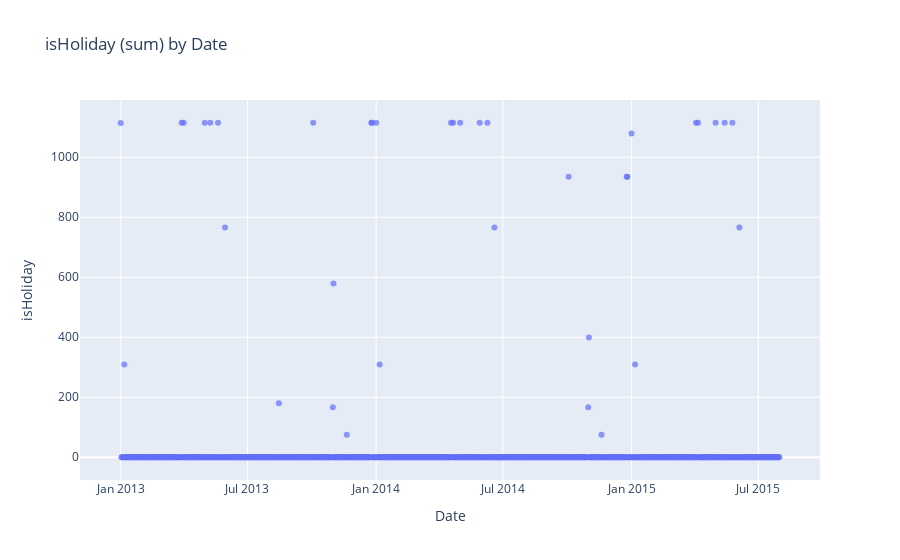

Write notebook code for a chart like this one.
### Markdown cell above
Man kann gut die einzelnen Pattern erkennen mit 23, 24, 25, 27, 29, 31 oder 32 Feiertagen pro Store (je nach (Bundes)land). Filiale 988 mit nur 23 Feiertagen, die als Einzige aus dem Muster heraussticht, ist die Filiale, bei der warum auch immer die Daten vom 01.01.2013 (Neujahr, Feiertag) fehlen.

### Code cell
#plot_me = train.groupby("Date").isHoliday.sum()
px.scatter(train_df.groupby("Date").isHoliday.sum(), y="isHoliday", width=1100, title="isHoliday (sum) by Date", opacity=0.7)

### Figure 1 — Plotly figure (JSON) as saved in the notebook; plotly's stock layout.template omitted (floating-point values rounded to 4 significant figures; data arrays with more than 128 entries replaced by an {"elided": "..."} marker saying what was removed)
{"data": [{"hovertemplate": "Date=%{x}<br>isHoliday=%{y}<extra></extra>", "legendgroup": "", "marker": {"color": "#636efa", "opacity": 0.7, "symbol": "circle"}, "mode": "markers", "name": "", "orientation": "v", "showlegend": false, "type": "scatter", "x": {"elided": "942 str values"}, "xaxis": "x", "y": {"elided": "942 int values"}, "yaxis": "y"}], "layout": {"autosize": true, "legend": {"tracegroupgap": 0}, "title": {"text": "isHoliday (sum) by Date"}, "xaxis": {"anchor": "y", "autorange": true, "domain": [0, 1], "range": ["2012-11-04 11:09:36.3475", "2015-09-26 12:50:23.6525"], "title": {"text": "Date"}, "type": "date"}, "yaxis": {"anchor": "x", "autorange": true, "domain": [0, 1], "range": [-92.01, 1207.0], "title": {"text": "isHoliday"}, "type": "linear"}}}
